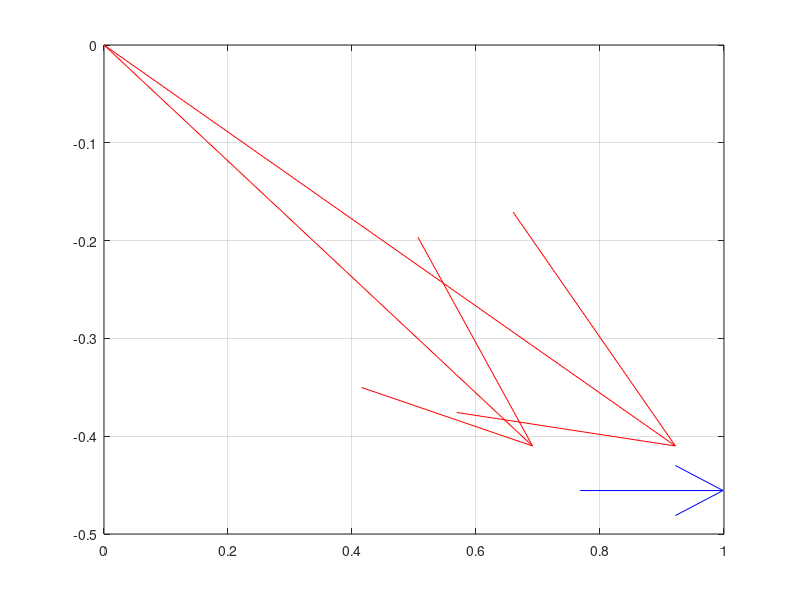

This figure's MATLAB source:
clear; close all; clc;

%interpolazione dati
%..

c_p     = 2742.2380 ;      % c_p gas generator from interpolation
T_gg    = 1062;  % K
p_in    = 63.43; % bar
eps     = 16.4;
p_e     = p_in/eps;
o_f     = 0.416; %
g       = 1.128179;
C_zero  = sqrt(2*c_p*T_gg * (1 - (1/eps)^((g-1)/g) ));
mdot    = 77.92;
omega   = 574.7;
eta     = 0.605;
pwr     = 39.45*1e6; %watt

%pitch line velocity (omega * R_turbina)
U      = 256; %m/s
r_turb = U/omega; %raggio turbina-rotore (torna con manuale nasa)
vel_ratio = U/C_zero;
psi = 0.5*(C_zero/U)^2;

% ipotesi nostre - nozzle turbina
k_n = 0.89; % valore più basso dato da AIAA per calcolare c_1 (velocità 
            % assoluta in uscita dai nozzle)
eta_n  =k_n^2;
C_1 = k_n * C_zero;
q_n = ((1 - k_n^2) * C_1^2) / (k_n); % nozzle reheat
eps_n = 0.95; %from AIAA

alfa_1     = acos(4*U/C_1);
alfa_1_deg = alfa_1*(180/pi);

% diagrammi di velocità (km/s)
% criteri di progetto: vogliamo che il vettore uscente dalla turbina sia
% piccolo, e assiale (90 gradi), assumiamo che ogni stadio abbia una
% perdita dovuta a attrito di k = ...

figure;
quiver(0,0,1e-3*C_1*cos(alfa_1), 1e-3*C_1*sin(-alfa_1),'r');
hold on
C_1_vec =1e-3 * [C_1*cos(-alfa_1), C_1*sin(-alfa_1)];
U_vec   = 1e-3*[U, 0];
V_1_vec = C_1_vec - U_vec;
V_1     = norm(V_1_vec);
beta_1  = acos(V_1_vec(1,1)/V_1);
beta_1_deg = beta_1*180/pi;
quiver(0,0, V_1*cos(-beta_1), V_1*sin(-beta_1), 'r');
quiver(V_1*cos(-beta_1), V_1*sin(-beta_1), 1e-3*U, 0, 'b');
grid on





dh_iso_tot = c_p * T_gg * (1 - (1/eps)^((g-1)/g));
